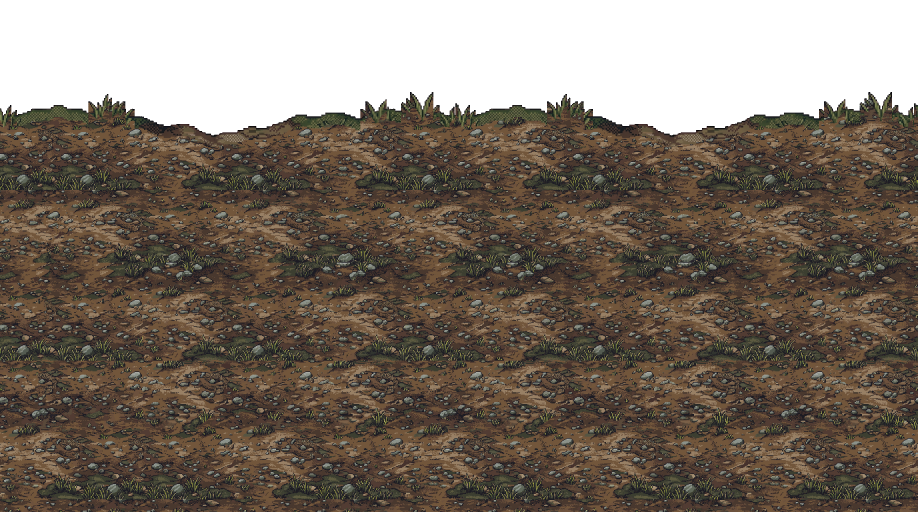
#> input picture slavs/art/env_09.png, 2752 x 1536 px, found by its file name (shown at 1/3 size); the run also reads 3 pictures not shown here
$ python nb_ground_mock.py
#> lines starting #> are read from the running program, lines starting #| are printed output that depends on the picture; after the words box and inside, x2 and y2 are one past the last pixel; in counts of white or black regions, pixels touching at a corner belong together; pictures that were not available may be replaced by others from this repository, and a replacement may not be noted
### tools/bake_ground.py
"""
Slavs - bake the new ground texture into a full background picture.

Takes a tileable ground tile (ref/preview/ground_pro_512.png) and writes
slavs/art/env_09.png: the same 2752x1536 picture as env_08 so the walkable
curves (env_08_top.json / env_08_bottom.json) and everything else stay put, but

  * the ground is the new texture at an integer 2x, no resampling;
  * the ground is opaque all the way to the bottom of the picture, so nothing
    but ground is ever visible below the walkable edge (the old lower band of
    forest is gone);
  * the top edge keeps a RIM-px strip of the original env_08 (grass fringe);
  * the picture wraps at 2752, which is not a multiple of the 1024 tile, so the
    wrap seam (and the seam where the tile repeats downwards) is stitched with a
    minimum-error cut instead of a hard edge.

All work is done at tile resolution (512 px) and doubled at the end, so every
art pixel stays a clean 2x2 block.

    python tools/bake_ground.py ref/preview/ground_pro_512.png
"""
import sys
import numpy as np
from PIL import Image

ART = "slavs/art/"
SCALE = 2
RIM = 36              # world units of env_08 kept along the top edge
OV_X = 80             # base px of overlap for the wrap seam
OV_Y = 48             # base px of overlap for the vertical repeat


def min_cut(err):
    """err[line, k]: cost of cutting at k on each line. Returns k per line,
    moving at most 1 between neighbouring lines."""
    n, m = err.shape
    cost = err.copy()
    back = np.zeros((n, m), dtype=int)
    for i in range(1, n):
        prev = cost[i - 1]
        best = prev.copy(); arg = np.arange(m)
        left = np.r_[np.inf, prev[:-1]]; right = np.r_[prev[1:], np.inf]
        for cand, shift in ((left, -1), (right, 1)):
            better = cand < best
            best = np.where(better, cand, best)
            arg = np.where(better, np.arange(m) + shift, arg)
        cost[i] = err[i] + best
        back[i] = arg
    path = np.zeros(n, dtype=int)
    path[-1] = int(np.argmin(cost[-1]))
    for i in range(n - 1, 0, -1):
        path[i - 1] = back[i, path[i]]
    return path


# [61 lines left out: function main, not called in this run]


# [2 lines that do not run on import are left out]

### tools/nb_ground_mock.py
"""
Slavs - put the two Nano Banana ground tiles (ref/preview/nb_ground_*.jpg) into
the real scene at the real pixel size, and try "calm base + a few objects".

The tiles have 5 px blocks, so they are first sampled down to their art-pixel grid
(this also removes the JPEG noise), made seamless with a minimum-error cut and then
shown at 2 world units per art pixel, the same as every character in the game.

    python tools/nb_ground_mock.py
"""
import sys
import numpy as np
from PIL import Image
from scipy import ndimage as ndi
sys.path.insert(0, "tools")
from bake_ground import min_cut

ART = "slavs/art/"
BLOCK = 5
rng = np.random.default_rng(11)


def to_art_grid(path, BLOCK=BLOCK):
    a = np.asarray(Image.open(path).convert("RGB")).astype(np.int32)
    best = None
    for off in range(BLOCK):
        d = np.abs(np.diff(a.sum(axis=2), axis=1))[:, off::BLOCK].mean() \
            + np.abs(np.diff(a.sum(axis=2), axis=0))[off::BLOCK].mean()
        if best is None or d > best[0]:
            best = (d, off)          # block EDGES sit between off-1 and off
    off = best[1]
    c = (off + BLOCK // 2) % BLOCK
    n = (a.shape[0] - c) // BLOCK
    return a[c::BLOCK, c::BLOCK][:n, :n].astype(np.uint8)


def seamless(t, ov=14):
    """Make a tile periodic in x and y with minimum-error cuts."""
    t = t.astype(np.int32)
    h, w, _ = t.shape
    # x: blend the right end into the left start
    head = t[:, :ov]; tail = np.concatenate([t[:, w - ov:]], axis=1)
    err = ((tail - head) ** 2).sum(axis=2).astype(float)
    cut = min_cut(err[:, 2:ov - 2]) + 2
    u = t[:, :w - ov].copy()
    for y in range(h):
        u[y, :cut[y]] = tail[y, :cut[y]]
    # y: same on rows
    h2 = u.shape[0]
    head = u[:ov]; tail = u[h2 - ov:]
    err = ((tail - head) ** 2).sum(axis=2).astype(float).T
    cut = min_cut(err[:, 2:ov - 2]) + 2
    v = u[:h2 - ov].copy()
    for x in range(v.shape[1]):
        v[:cut[x], x] = tail[:cut[x], x]
    return v.astype(np.uint8)


def objects(a):
    r, g, b = a[..., 0].astype(int), a[..., 1].astype(int), a[..., 2].astype(int)
    L = 0.299 * r + 0.587 * g + 0.114 * b
    stone = (b >= r - 6) & (L > 75)
    tuft = (g > r + 2) & (g > b + 25) & (L > 70)
    m = ndi.binary_dilation(stone | tuft, iterations=1)
    lab, n = ndi.label(m)
    out = []
    for i in range(1, n + 1):
        mm = lab == i
        ys, xs = np.where(mm)
        if mm.sum() < 22 or mm.sum() > 500 or np.ptp(ys) > 30 or np.ptp(xs) > 34:
            continue
        y0, y1, x0, x1 = ys.min(), ys.max() + 1, xs.min(), xs.max() + 1
        rgba = np.zeros((y1 - y0, x1 - x0, 4), np.uint8)
        rgba[..., :3] = a[y0:y1, x0:x1]
        rgba[..., 3] = np.where(mm[y0:y1, x0:x1], 255, 0)
        out.append(rgba)
    return out


def remove_objects(t):
    """Paint the stones and tufts out of a calm tile, so nothing repeats every tile (periodic via 3x3)."""
    import cv2
    r, g, b = t[..., 0].astype(int), t[..., 1].astype(int), t[..., 2].astype(int)
    L = 0.299 * r + 0.587 * g + 0.114 * b
    m = ((b >= r - 6) & (L > 75)) | ((g > r + 2) & (g > b + 25))
    m = ndi.binary_dilation(m, iterations=2)
    big = np.tile(t, (3, 3, 1)); bm = np.tile(m.astype(np.uint8) * 255, (3, 3))
    out = cv2.inpaint(big, bm, 3, cv2.INPAINT_TELEA)
    h = t.shape[0]
    return out[h:2 * h, h:2 * h]


def tint(a, target):
    mean = a.reshape(-1, 3).astype(float).mean(axis=0)
    return np.clip(a.astype(float) * (np.array(target) / mean), 0, 255).astype(np.uint8)


env = Image.open(ART + "env_09.png").convert("RGBA")
#> env is the input picture: PIL image 2752x1536 RGBA; mean R, G, B, A 84.4, 71, 57, 198
sky = Image.open(ART + "env_07_sky.png").convert("RGBA")
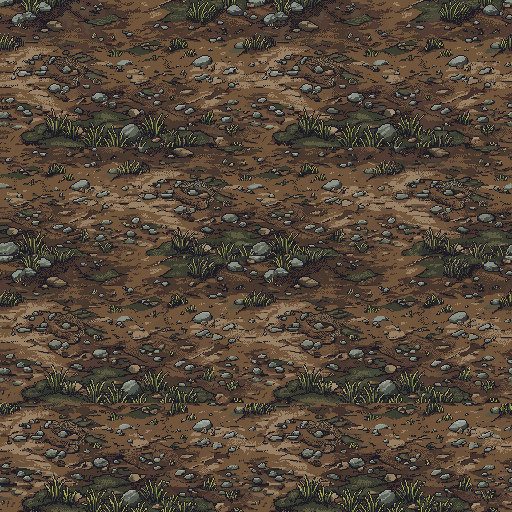
#> input picture ref/preview/ground_pro_512.png, 512 x 512 px, given in place of env_07_sky.png, which was not available
#> sky is the input picture: PIL image 512x512 RGBA; mean R, G, B, A 85.5, 71.2, 57.3, 255
W, H = env.size
#> W = 2752; H = 1536
alpha = np.asarray(env)[..., 3]
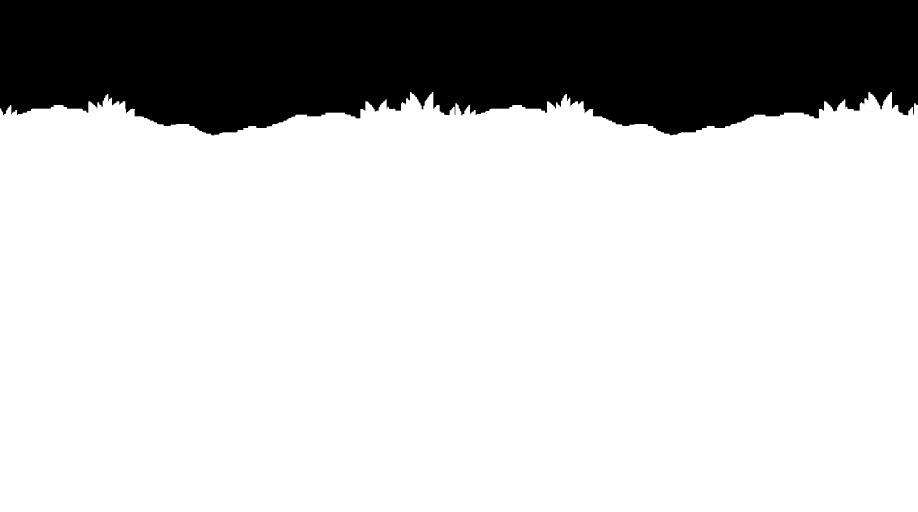
#> alpha: shape (1536, 2752) (shown at 1/3 size); 77.6% white; 1 black region, box (x1, y1, x2, y2) and area: (0, 0, 2752, 406) 945233
top_row = alpha.argmax(axis=0)
#> top_row = 2752 values, max 406 at index 635, min 276 at index 1230, mean 343.5


def tile_world(art_tile):
    t2 = np.repeat(np.repeat(art_tile, 2, axis=0), 2, axis=1)
    reps = (H // t2.shape[0] + 1, W // t2.shape[1] + 1, 1)
    return np.tile(t2, reps)[:H, :W]


def ground(art_tile, sprites=None, n_obj=0):
    g = Image.fromarray(tile_world(art_tile)).convert("RGBA")
    if n_obj:
        layer = Image.new("RGBA", (W, H))
        for _ in range(n_obj):
            s = sprites[rng.integers(len(sprites))]
            im = Image.fromarray(s).resize((s.shape[1] * 2, s.shape[0] * 2), Image.NEAREST)
            layer.alpha_composite(im, (int(rng.integers(0, W - im.width)), int(rng.integers(300, H - im.height))))
        g.alpha_composite(layer)
    arr = np.asarray(g).copy()
    arr[..., 3] = alpha
    rows = np.arange(H)[:, None]
    rim = (rows < top_row[None, :] + 36) & (alpha > 0)
    arr[rim] = np.asarray(env)[rim]
    return Image.fromarray(arr, "RGBA")


def scene(gr, x0=800, y0=160):
    """The fixed one-screen view of the game's SCENA BEZ SCROLLU mode: picture rows 160..880."""
    c = Image.new("RGBA", (1280, 720), (0, 0, 0, 255))
    for y in (265, -606):
        t = sky.crop((x0, 0, x0 + 1280, sky.height)); off = y - y0
        if 0 <= off < 720: c.alpha_composite(t, (0, off))
        elif off < 0 and off + t.height > 0: c.alpha_composite(t.crop((0, -off, 1280, t.height)), (0, 0))
    c.alpha_composite(gr.crop((x0, y0, x0 + 1280, y0 + 720)), (0, 0))
    def put(path, fr, cx, fy, s=2):
        im = Image.open(ART + path).convert("RGBA"); im = im.resize((im.width * s, im.height * s), Image.NEAREST)
        c.alpha_composite(im, (cx - im.width // 2, fy - fr * s))
    put("hero_pl_axe_idle/idle_0000.png", 79, 330, 560)
    put("rusher_pl_idle/idle_0000.png", 88, 900, 650)
    put("barrel_pl/barrel_0000.png", 40, 620, 600)
    return c.convert("RGB")


def main():
    a8 = to_art_grid("ref/preview/nb_ground_current_prompt.jpg")
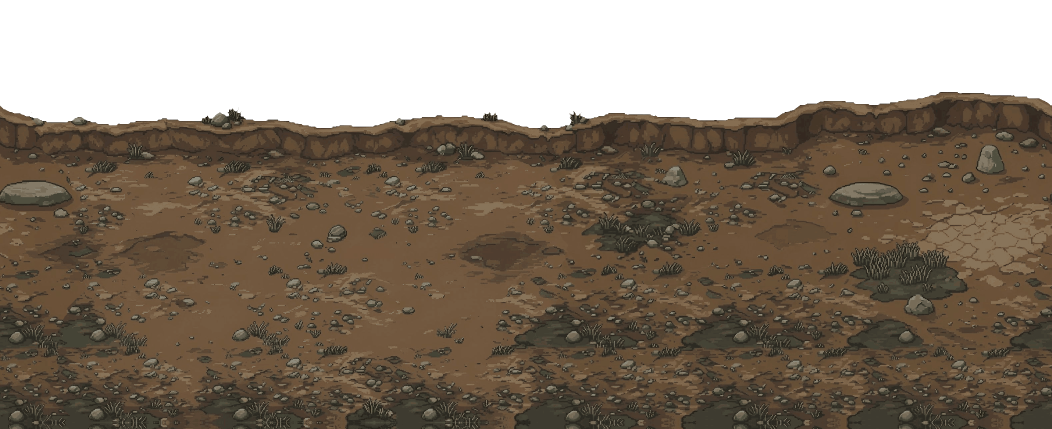
#> input picture slavs/art/env_10.png, 3156 x 1287 px, given in place of nb_ground_current_prompt.jpg, which was not available (shown at 1/3 size)
#> the loop in to_art_grid, `for off in range(BLOCK):` made 5 passes
#> (d, best) on passes 1 to 2: (17.28, (17.28, 0)), (17.79, (17.79, 1))
#> d on passes 3 to 5: 17.43, 17.43, 17.45
#> in to_art_grid, `off = best[1]`: off = 1
#> in to_art_grid, `c = (off + BLOCK // 2) % BLOCK`: c = 3
#> in to_art_grid, `n = (a.shape[0] - c) // BLOCK`: n = 256
    a9 = to_art_grid("ref/preview/nb_ground_calm_prompt.jpg")
#> call 2 of to_art_grid, with path = 'ref/preview/nb_ground_calm_prompt.jpg', BLOCK = 5
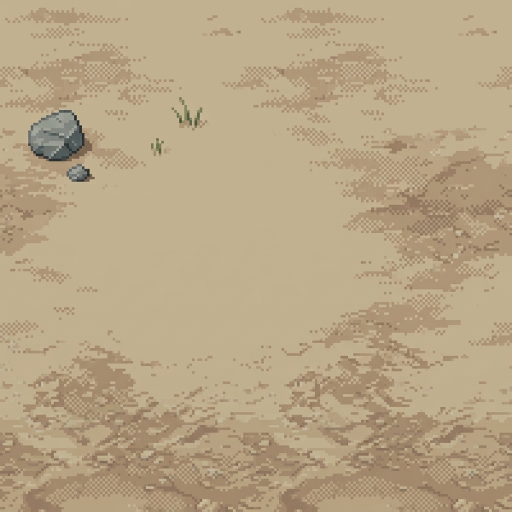
#> input picture ref/preview/nb_ground_calm_prompt.jpg, 1024 x 1024 px, found by its file name (shown at 1/2 size)
#> the loop in to_art_grid (call 2), `for off in range(BLOCK):` made 5 passes
#> (d, best) on passes 1 to 3: (11.25, (11.25, 0)), (11.69, (11.69, 1)), (12.21, (12.21, 2))
#> d on passes 4 to 5: 11.53, 10.55
#> in to_art_grid (call 2), `off = best[1]`: off = 2
#> in to_art_grid (call 2), `c = (off + BLOCK // 2) % BLOCK`: c = 4
#> in to_art_grid (call 2), `n = (a.shape[0] - c) // BLOCK`: n = 204
    print("art tiles", a8.shape, a9.shape)
    s8, s9 = seamless(a8), seamless(a9)
    brown = tint(s9, (112, 88, 64))
    sprites = objects(a8)
    print("objects cut from the busy tile:", len(sprites))
    print("after size filter:", len(sprites))

    bare = tint(remove_objects(s9), (112, 88, 64))
    panels = [
        scene(ground(s9)),
        scene(ground(bare)),
        scene(ground(bare, sprites, 70)),
    ]
    for i, p in enumerate(panels):
        p.save("ref/preview/nbg_%d.png" % i)
    sheet = Image.new("RGB", (1280, 720 * 3))
    for i, p in enumerate(panels):
        sheet.paste(p, (0, 720 * i))
    sheet.save("ref/preview/nbg_compare.png")


if __name__ == "__main__":
    main()
#| art tiles (256, 256, 3) (204, 204, 3)
#> after the loop in min_cut, `for i in range(n - 1, 0, -1):`: path = 256 values, max 9 at index 70, min 0 at index 88, mean 4.71
#> in seamless, `cut = min_cut(err[:, 2:ov - 2]) + 2`: cut = 256 values, max 11 at index 70, min 2 at index 88, mean 6.71
#> after the loop in seamless, `for y in range(h):`:
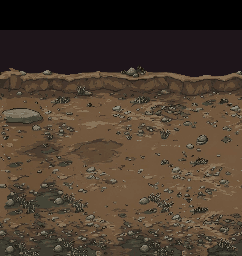
#> u: shape (256, 242, 3) int32; mean of channels 0, 1, 2 74.4, 59.8, 46.4; drawn as R, G, B
#> the loop in min_cut (call 2), `for i in range(1, n):` made 241 passes
#> right on pass 1: [9629, 9629, 9629, 9629, 9629, 9629, 9629, 9629, 9629, inf]
#> in seamless, `cut = min_cut(err[:, 2:ov - 2]) + 2`: cut = 242 values, max 11 at index 7, min 2 at index 57, mean 7.05
#> after the loop in seamless, `for x in range(v.shape[1]):`:
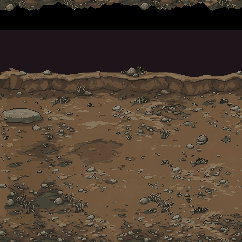
#> v: shape (242, 242, 3) int32; mean of channels 0, 1, 2 76.7, 61.5, 47.7; drawn as R, G, B
#> after the loop in seamless (call 2), `for y in range(h):`: u: shape (204, 190, 3) int32; mean of channels 0, 1, 2 183.6, 165, 133.4
#> after the loop in seamless (call 2), `for x in range(v.shape[1]):`: v: shape (190, 190, 3) int32; mean of channels 0, 1, 2 183.8, 165.3, 133.7
#> in objects, `stone = (b >= r - 6) & (L > 75)`: stone: shape (256, 256) bool; every value is 0
#> in objects, `lab, n = ndi.label(m)`: lab: shape (256, 256) int32; every value is 0
#| objects cut from the busy tile: 0
#| after size filter: 0
#> in remove_objects, `m = ((b >= r - 6) & (L > 75)) | ((g > r + 2) & (g > b + 25))`: m: shape (190, 190) bool; 0.84% white; 5 white regions (3 under 20 px), largest, box (x1, y1, x2, y2) and area: (11, 44, 32, 63) 262, (27, 66, 34, 72) 31
#> in remove_objects, `m = ndi.binary_dilation(m, iterations=2)`: m: shape (190, 190) bool; 1.6% white; 4 white regions, box (x1, y1, x2, y2) and area: (9, 42, 34, 65) 421, (25, 64, 36, 74) 75, (72, 42, 81, 50) 43, (60, 55, 66, 63) 31
#> in remove_objects, `bm = np.tile(m.astype(np.uint8) * 255, (3, 3))`: bm: shape (570, 570); 1.6% white; 36 white regions, largest, box (x1, y1, x2, y2) and area: (9, 42, 34, 65) 421, (199, 42, 224, 65) 421, (389, 42, 414, 65) 421
#> in ground, `rim = (rows < top_row[None, :] + 36) & (alpha > 0)`: rim: shape (1536, 2752) bool; 2.3% white; 3 white regions, box (x1, y1, x2, y2) and area: (1300, 276, 2676, 442) 49536, (0, 276, 1300, 442) 46800, (2676, 310, 2752, 382) 2736
#> in scene, `c.alpha_composite(gr.crop((x0, y0, x0 + 1280, y0 + 720)), (0, 0))`:
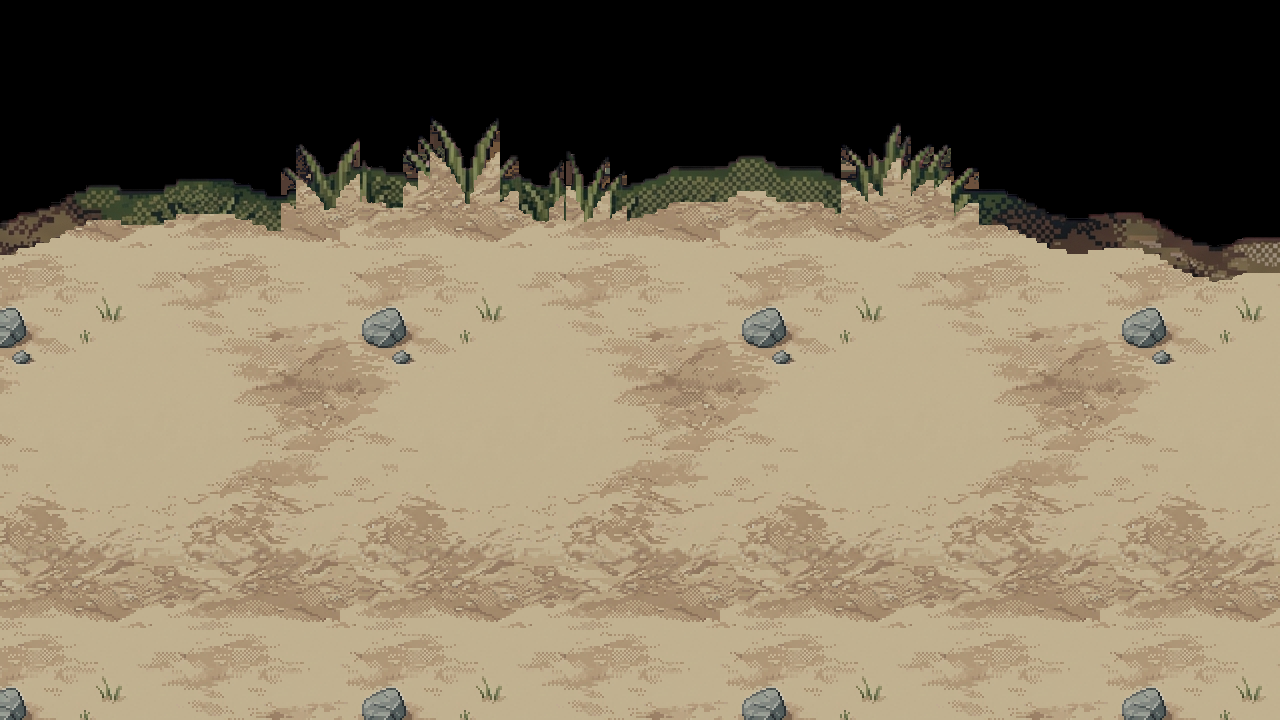
#> c: PIL image 1280x720 RGBA; mean R, G, B, A 131.9, 119, 96.1, 255
#> (the run stopped early here; a loop or call above may not have finished)
